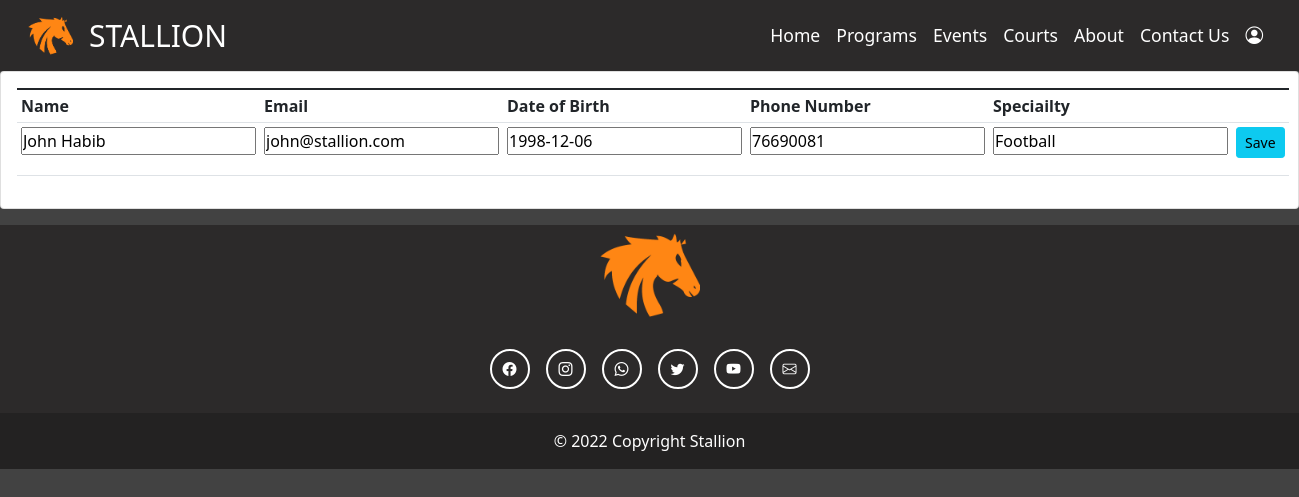
The page /update_coaches/John Habib on the database as committed earlier.
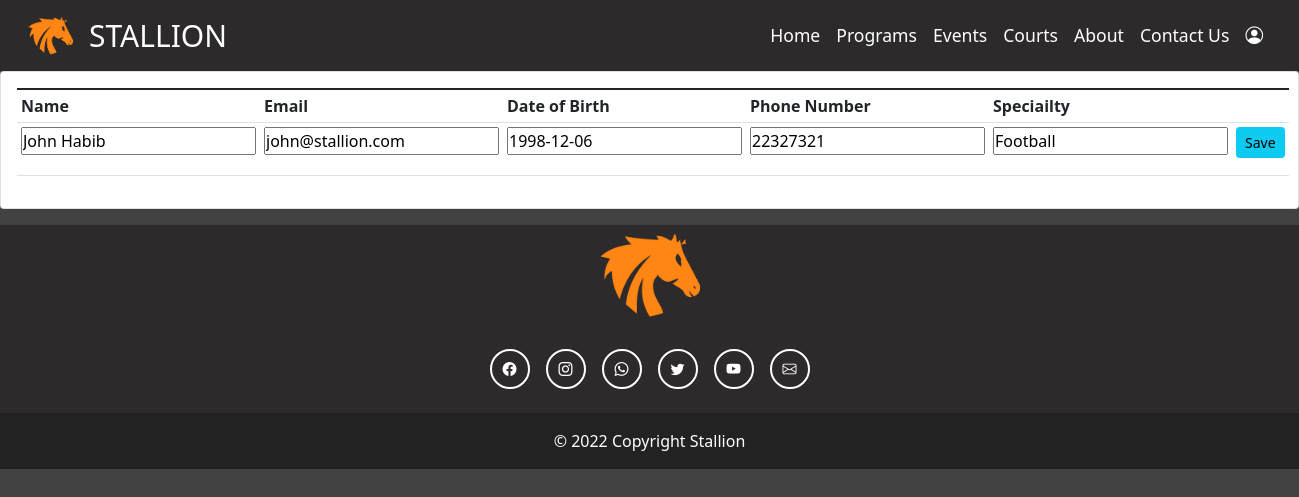
The same page on the database as committed later.
### stallion_website/models.py (models this page shows, shortened)
class Coach(models.Model):
    user = models.OneToOneField(User, null=True, on_delete=models.CASCADE )
    name = models.CharField(max_length=100)
    specialty = models.CharField(max_length=100)
    email = models.EmailField(max_length=100, unique=True)
    password = models.CharField(max_length=200)
    dob = models.DateField()
    phone_number = models.IntegerField()

### stallion_website/views.py (the view)
# urls.py: path('update_coaches/<str:m>', views.update_coaches, name='update_coaches'),
def update_coaches(request, m):
    coaches = Coach.objects.get(name=m)
    form = UpdateCoachesForm(initial={'name': getattr(coaches, 'name'), 'email': getattr(coaches, 'email'), 'dob': getattr(coaches, 'dob'), 'phone_number': getattr(coaches, 'phone_number'), 'specialty': getattr(coaches, 'specialty')})
    return render(request, 'stallion_website/updateCoaches.html', {'form': form, 'm': m})

### stallion_website/forms.py
class UpdateCoachesForm(ModelForm):
    class Meta:
        model = Coach
        fields = ['name', 'email', 'specialty', 'dob', 'phone_number']

### stallion_website/templates/stallion_website/updateCoaches.html (shortened to what this page needs)
{% load static %}
<!doctype html>
<html lang="en">
  <head>
    <link
    href="https://cdn.jsdelivr.net/npm/bootstrap@5.1.3/dist/css/bootstrap.min.css"
    rel="stylesheet"
    />
    <link
      rel="stylesheet"
      href="https://cdn.jsdelivr.net/npm/bootstrap-icons@1.5.0/font/bootstrap-icons.css"
    />
    <link
      rel="stylesheet"
      type="text/css"
      href="{% static '/css/adminAccount.css' %}"
    />
  </head>
    {% include 'stallion_website/navbar.html' %}
    <div class="card card-body">
        <table class="table table-sm">
            <form method="POST" action="{% url 'save_updates2' %}">
            <tr>
                <th>Name</th>
                <th>Email</th>
                <th>Date of Birth</th>
                <th>Phone Number</th>
                <th>Speciailty</th>
                <th></th>
            </tr>
            <td>
                <div class="form-floating mb-3">
                    {{form.name}}
                  </div>
            </td>
            <td>
                <div class="form-floating mb-3">
                    {{form.email}}
                </div>
            </td>
            <td>
                <div class="form-floating mb-3">
                    {{form.dob}}
                </div>
            </td>
            <td>
                <div class="form-floating mb-3">
                    {{form.phone_number}}
                </div>
            </td>
            <td>
                <div class="form-floating mb-3">
                    {{form.specialty}}
                </div>
            </td>
            <td>
                <input class="btn btn-sm btn-info" type="submit" value="Save"></input>
            </td>
        </form>
    </table>
    </div>
    {% include 'stallion_website/footer.html' %}
</html>

Rows that differ between the two databases and show on the page:
changed Coach "John Habib": phone_number "76690081" → "22327321"
